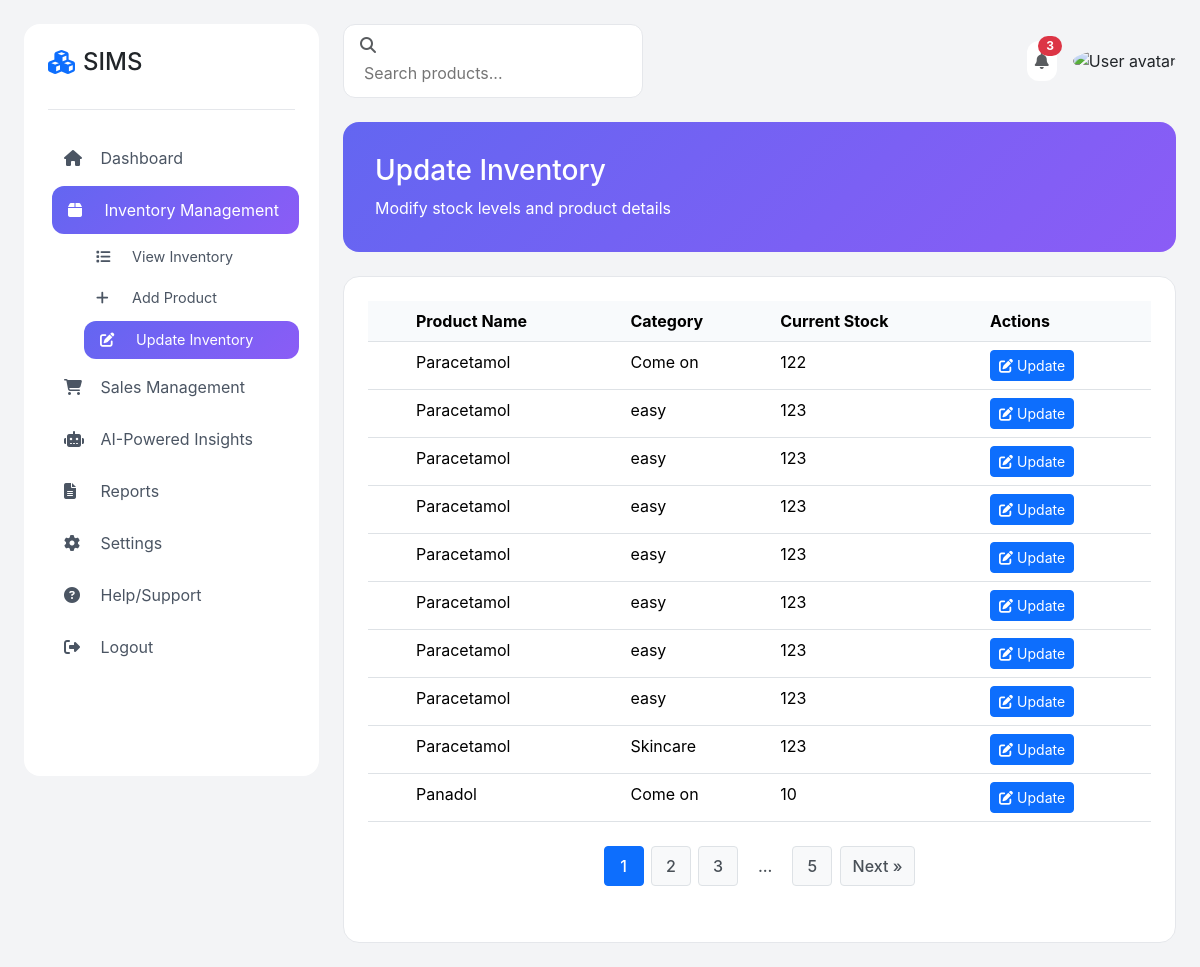
The page /inventory/updateproduct.php (signed in) on the database its author committed.
### tables this page shows
CREATE TABLE `products` (
  `id` int(11) NOT NULL,
  `product_name` varchar(255) NOT NULL,
  `category` varchar(100) NOT NULL,
  `brand` varchar(100) DEFAULT NULL,
  `batch_number` varchar(50) DEFAULT NULL,
  `prod_date` date DEFAULT NULL,
  `exp_date` date DEFAULT NULL,
  `desc` varchar(500) DEFAULT NULL,
  `cost_price` decimal(10,2) NOT NULL,
  `price_per_packet` decimal(10,2) NOT NULL,
  `price_per_sachet` decimal(10,2) NOT NULL,
  `quantity_packet` int(11) NOT NULL,
  `quantity_per_pack` int(11) NOT NULL,
  `low_stock_alert` int(11) NOT NULL,
  `expiry_alert_days` int(11) NOT NULL,
  `created_at` timestamp NOT NULL DEFAULT current_timestamp()
);

### inventory/updateproduct.php (the view, shortened to what this page needs)
<?php
include "../config/config.php";
$page = isset($_GET['page']) ? (int)$_GET['page'] : 1;
$limit = 10;
$offset = ($page - 1) * $limit;
$total_qry = "SELECT COUNT(*) as total FROM products";
$total_res = mysqli_query($connect, $total_qry);
$total_row = mysqli_fetch_assoc($total_res);
$total_products = $total_row['total'];
$total_pages = ceil($total_products / $limit);
$sel_qry = "SELECT
                p.id AS product_id,
                p.product_name,
                p.category,
                p.quantity_packet AS product_stock,
                v.id AS variant_id,
                v.variant_name,
                v.qty_packet AS variant_stock
            FROM products p
            LEFT JOIN product_variants v ON p.id = v.product_id
            ORDER BY p.id, v.id
            LIMIT $offset, $limit";
$res = mysqli_query($connect, $sel_qry);
$products = [];
if (mysqli_num_rows($res) > 0) {
    while ($row = mysqli_fetch_assoc($res)) {
        $products[$row['product_id']]['name'] = $row['product_name'];
        $products[$row['product_id']]['category'] = $row['category'];
        $products[$row['product_id']]['stock'] = $row['product_stock'];
    }
}
?>
<!DOCTYPE html>
<html lang="en">
<head>
    <link href="https://cdnjs.cloudflare.com/ajax/libs/bootstrap/5.3.2/css/bootstrap.min.css" rel="stylesheet">
    <link href="https://cdnjs.cloudflare.com/ajax/libs/font-awesome/6.4.2/css/all.min.css" rel="stylesheet">
    <link href="../style/css/style.css" rel="stylesheet">
</head>
<body>
    <div class="layout-container">
        <div class="sidebar" id="sidebar">
            <div class="logo-section">
                <h4 class="d-flex align-items-center gap-2">
                    <i class="fas fa-cubes text-primary"></i>
                    SIMS
                </h4>
            </div>
            <nav>
                <a href="../dashboard/" class="nav-link">
                    <i class="fas fa-home"></i> Dashboard
                </a>
                <a href="#" class="nav-link active" onclick="toggleSubmenu('inventory')">
                    <i class="fas fa-box"></i> Inventory Management
                </a>
                <div class="submenu show" id="inventory">
                    <a href="../inventory/" class="nav-link"><i class="fas fa-list"></i> View Inventory</a>
                    <a href="../inventory/addproduct.php" class="nav-link"><i class="fas fa-plus"></i> Add Product</a>
                    <a href="#" class="nav-link active"><i class="fas fa-edit"></i> Update Inventory</a>
                </div>
                <a href="#" class="nav-link" onclick="toggleSubmenu('sales')">
                    <i class="fas fa-shopping-cart"></i> Sales Management
                </a>
                <a href="#" class="nav-link" onclick="toggleSubmenu('ai-insights')">
                    <i class="fas fa-robot"></i> AI-Powered Insights
                </a>
                <a href="#" class="nav-link" onclick="toggleSubmenu('reports')">
                    <i class="fas fa-file-alt"></i> Reports
                </a>
                <a href="#" class="nav-link" onclick="toggleSubmenu('settings')">
                    <i class="fas fa-cog"></i> Settings
                </a>
                <a href="#" class="nav-link">
                    <i class="fas fa-question-circle"></i> Help/Support
                </a>
                <a href="../logout/" class="nav-link">
                    <i class="fas fa-sign-out-alt"></i> Logout
                </a>
            </nav>
        </div>
        <div class="main-content">
            <div class="header">
                <div class="search-box">
                    <i class="fas fa-search text-muted me-2"></i>
                    <input type="text" placeholder="Search products..." id="searchInput">
                </div>
                <div class="user-section">
                    <div class="notification-badge">
                        <i class="fas fa-bell text-muted"></i>
                        <span class="badge rounded-pill bg-danger">3</span>
                    </div>
                    <img src="/placeholder.svg?height=40&width=40" class="rounded-circle" alt="User avatar">
                </div>
            </div>
            <div class="header-section">
                <h3>Update Inventory</h3>
                <p class="mb-0">Modify stock levels and product details</p>
            </div>
            <div class="inventory-table">
                <table class="table table-hover" id="inventoryTable">
                    <thead>
                        <tr>
                            <th width="40"></th>
                            <th>Product Name</th>
                            <th>Category</th>
                            <th>Current Stock</th>
                            <th>Actions</th>
                        </tr>
                    </thead>
                    <tbody>
                        <?php foreach ($products as $product_id => $product): ?>
                            <tr class="highlight-row <?php echo ($product['stock'] <= 5) ? 'low-stock' : ''; ?>">
                                <td>
                                </td>
                                <td><?php echo htmlspecialchars($product['name']); ?></td>
                                <td><?php echo htmlspecialchars($product['category']); ?></td>
                                <td><?php echo htmlspecialchars($product['stock']); ?></td>
                                <td>
                                    <button class="btn btn-sm btn-primary" onclick="openUpdateModal(<?php echo $product_id; ?>, '<?php echo htmlspecialchars($product['name']); ?>', <?php echo $product['stock']; ?>)">
                                        <i class="fas fa-edit me-1"></i>Update
                                    </button>
                                </td>
                            </tr>
                        <?php endforeach; ?>
                    </tbody>
                </table>
                <?php
                echo "<div class='pagination'>";
                $start_page = max(1, $page - 2);
                $end_page = min($total_pages, $page + 2);
                for ($i = $start_page; $i <= $end_page; $i++) {
                    if ($i == $page) {
                        echo "<span>$i</span>";
                    } else {
                        echo "<a href='?page=$i'>$i</a>";
                    }
                }
                if ($end_page < $total_pages) {
                    if ($end_page < $total_pages - 1) {
                        echo "<span style='background-color: transparent; border: none; color: #495057;'>...</span>";
                    }
                    echo "<a href='?page=$total_pages'>$total_pages</a>";
                }
                if ($page < $total_pages) {
                    echo "<a href='?page=" . ($page + 1) . "'>Next &raquo;</a>";
                }
                echo "</div>";
                ?>
            </div>
        </div>
    </div>
</body>
</html>

### style/css/style.css (style rules this page uses)
:root { --primary-gradient: linear-gradient(135deg, #6366f1 0%, #8b5cf6 100%); --sidebar-width: 295px; }
body { background-color: #f3f4f6; min-height: 100vh; font-family: 'Inter', system-ui, sans-serif; }
.layout-container { display: flex; gap: 24px; padding: 24px; min-height: 100vh; }
.sidebar { width: var(--sidebar-width); background: white; border-radius: 16px; padding: 24px; position: fixed; height: calc(100vh - 48px); overflow-y: auto; transition: transform 0.3s ease; z-index: 1000; }
.logo-section { padding-bottom: 24px; margin-bottom: 24px; border-bottom: 1px solid #e5e7eb; }
.nav-link { color: #4b5563; padding: 12px 16px; border-radius: 12px; margin-bottom: 4px; transition: all 0.2s; text-decoration: none; }
.nav-link:hover, .nav-link.active { background: var(--primary-gradient); color: white; transform: translateX(4px); }
.nav-link i { width: 20px; margin-right: 12px; }
.submenu { margin-left: 32px; display: none; }
.submenu.show { display: block; }
.submenu .nav-link { font-size: 0.9rem; padding: 8px 16px; }
.main-content { margin-left: var(--sidebar-width); flex: 1; padding-left: 24px; }
.header { display: flex; justify-content: space-between; align-items: center; margin-bottom: 24px; }
.search-box { background: white; border-radius: 12px; padding: 8px 16px; width: 300px; border: 1px solid #e5e7eb; }
.search-box input { border: none; outline: none; width: 100%; padding: 4px; }
.user-section { display: flex; align-items: center; gap: 16px; }
.notification-badge { background: white; padding: 8px; border-radius: 12px; position: relative; }
.badge { position: absolute; top: -5px; right: -5px; }
.header-section { background: var(--primary-gradient); border-radius: 16px; padding: 32px; color: white; margin-bottom: 24px; }
.inventory-table { background: white; border-radius: 16px; padding: 24px; border: 1px solid #e5e7eb; }
.table th { border-top: none; background-color: #f8fafc; }

### inventory/updateproduct.php (style rules this page uses)
.pagination { display: flex; justify-content: center; margin: 1.5rem 0 2rem 0; padding: 0; gap: 0.25rem; }
.pagination a, .pagination span { display: inline-flex; align-items: center; justify-content: center; min-width: 2.5rem; height: 2.5rem; padding: 0.5rem 0.75rem; margin: 0 0.1rem; text-decoration: none; border-radius: 0.25rem; font-weight: 500; transition: all 0.2s ease; }
.pagination a { background-color: #f8f9fa; color: #495057; border: 1px solid #dee2e6; }
.pagination span { background-color: #0d6efd; color: white; border: 1px solid #0d6efd; }
.inventory-table { margin-bottom: 0; }

### rows shown on the page
products: product_name "Paracetamol", category "Come on", quantity_packet "122"
products: product_name "Paracetamol", category "Skincare", quantity_packet "123"
products: product_name "Panadol", category "Come on", quantity_packet "10"

### other values the page prints
$product['name'] "Paracetamol"
$product['category'] "easy"
$product['stock'] "123"
$total_pages "5"
